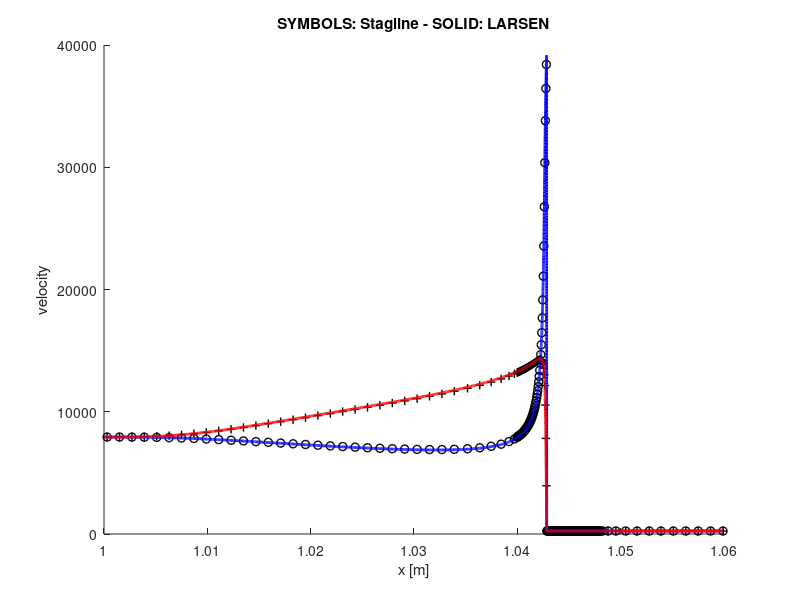
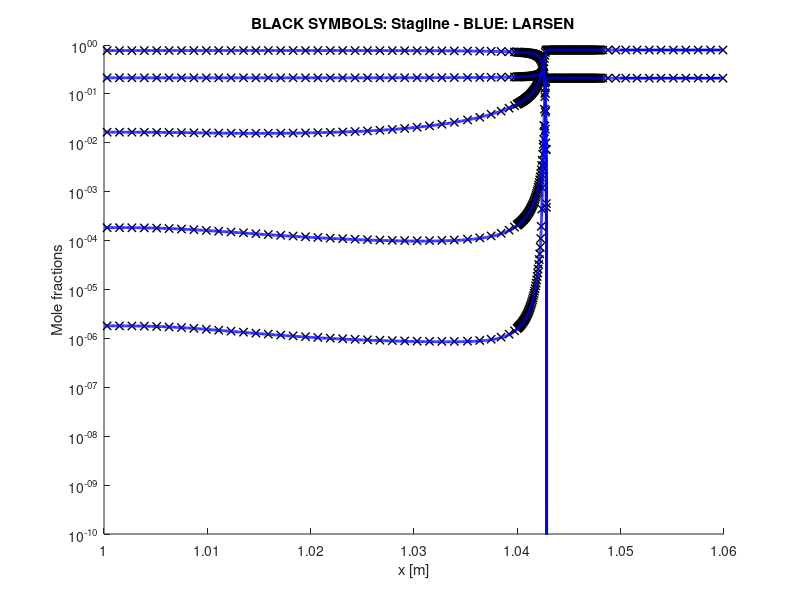

MATLAB code to generate these figures, in order:
close all
clear
clc

% Load the solution
dd = load('stagline_result.dat');

xx = dd(end:-1:1,1);
uu = -dd(end:-1:1,2); % U is inverted in stagline
TT = dd(end:-1:1,4);
Tv = dd(end:-1:1,5);
Xi = dd(end:-1:1,10:14);

% Load larsen result
dd_L = load('larsen_output.dat');

xx_L = dd_L(:,1);
Xi_L = dd_L(:,2:end-2);
TT_L = dd_L(:,end-1);
Tv_L = dd_L(:,end);

% Rescale LARSEN position to match Stagline 
xx_L = xx(1) - xx_L;

% PLOT
figure
hold on
plot(xx(1:10:end), TT(1:10:end), 'ok', 'linewidth', 1)
plot(xx(1:10:end), Tv(1:10:end), '+k', 'linewidth', 1)

plot(xx_L, TT_L, 'b', 'linewidth', 2)
plot(xx_L, Tv_L, 'r', 'linewidth', 2)

title('SYMBOLS: Stagline - SOLID: LARSEN')
ylabel('velocity')
xlabel('x [m]')

print('Temp.png')

% ---
figure
hold on
semilogy(xx(1:10:end), Xi(1:10:end, :), 'xk', 'linewidth', 1)
semilogy(xx_L, Xi_L, 'b', 'linewidth', 2)
title('BLACK SYMBOLS: Stagline - BLUE: LARSEN')
ylabel('Mole fractions')
xlabel('x [m]')
ylim([1e-10, 1])

print('Xi.png')

% ----------

fprintf('=====>  Press RETURN to quit  <=====\n')
pause()
